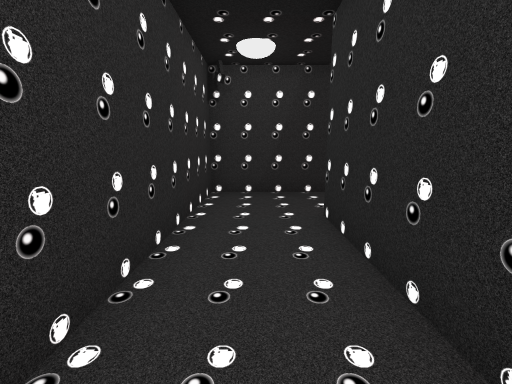
View 1 (above)

19 first-person views from a walk through a scene from a Unity 3-D project. The camera is 1.5 m above the floor, tilts 10° down and sees 90° across. The floor is counted in squares, 1 m on a side. Each view is taken from the middle of a square. On the plan, view 1 faces up. The plan holds only what a view shows up to about 13 squares ahead; the rest is blank. Door leaves are left out, so doorways stand open.

View 2
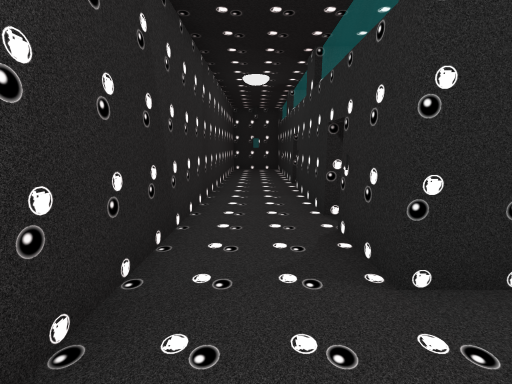

View 3
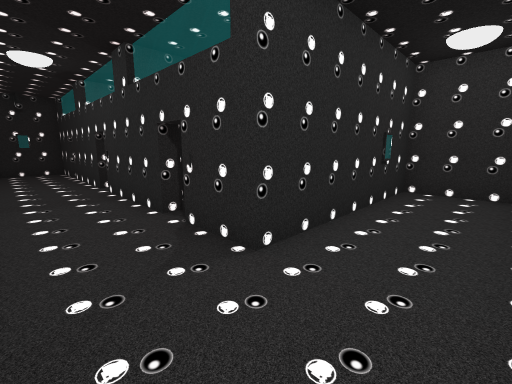

View 4
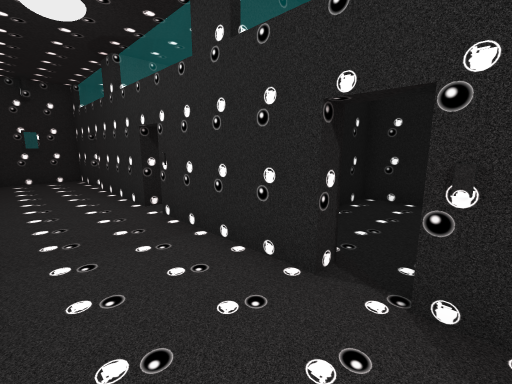

View 5
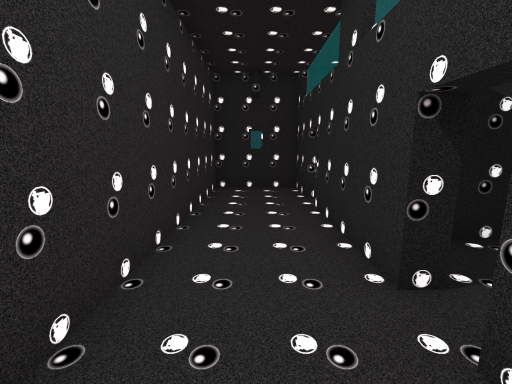

View 6
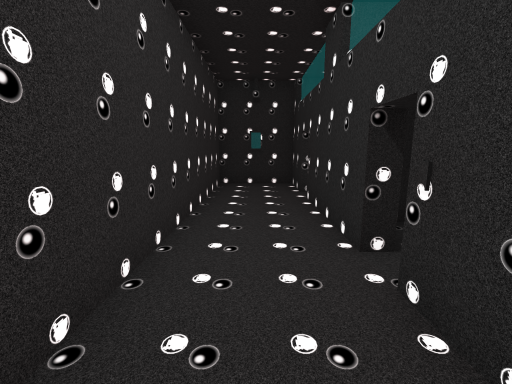

View 7
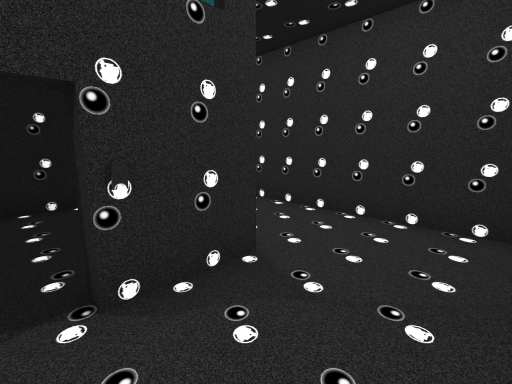

View 8
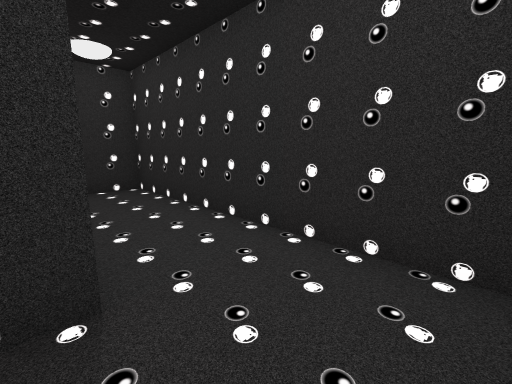

View 9
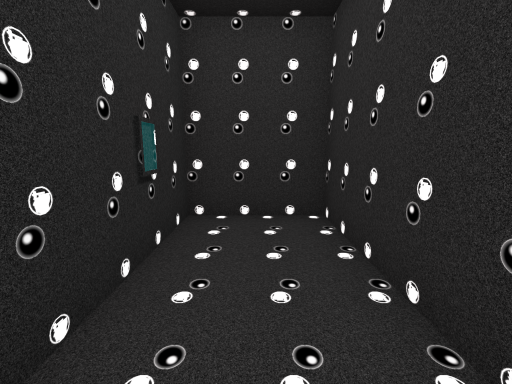

View 10
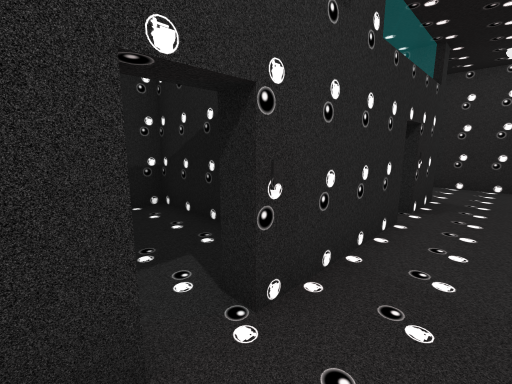

View 11
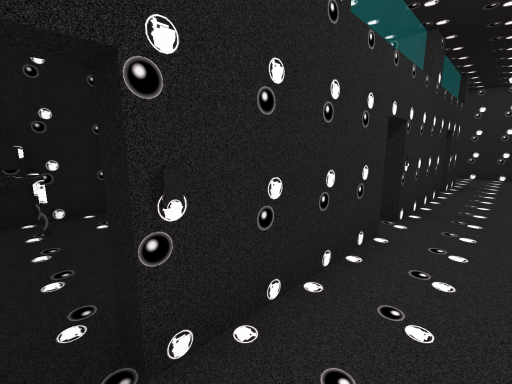

View 12
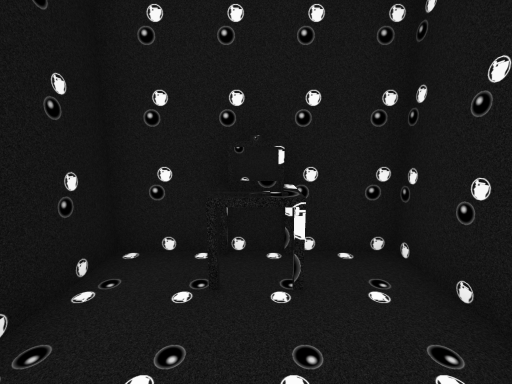

View 13
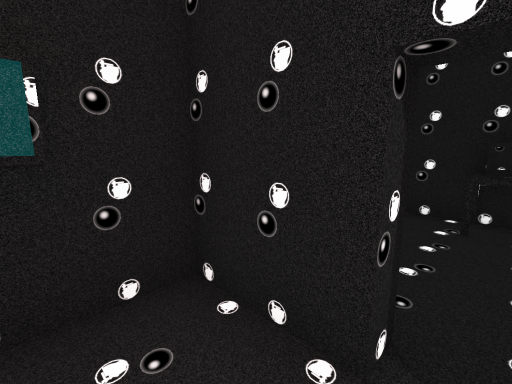

View 14
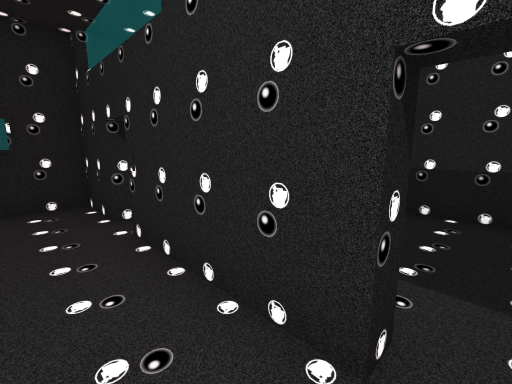

View 15
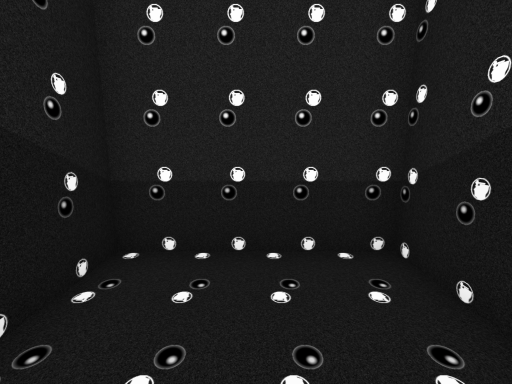

View 16
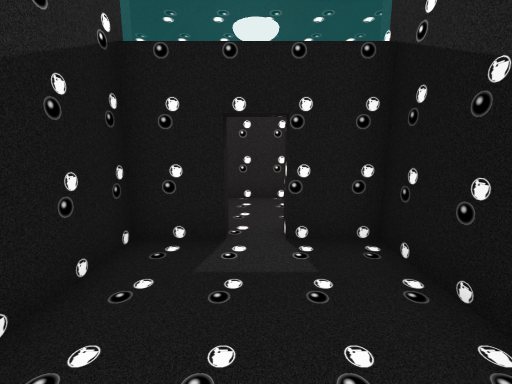

View 17
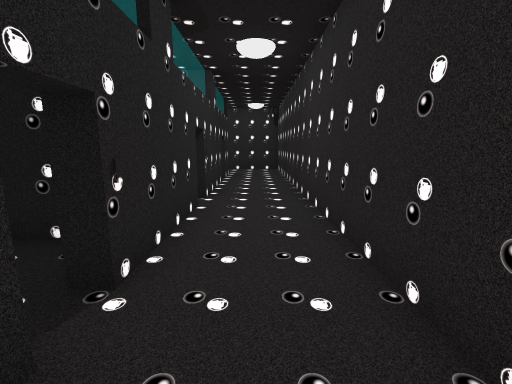

View 18
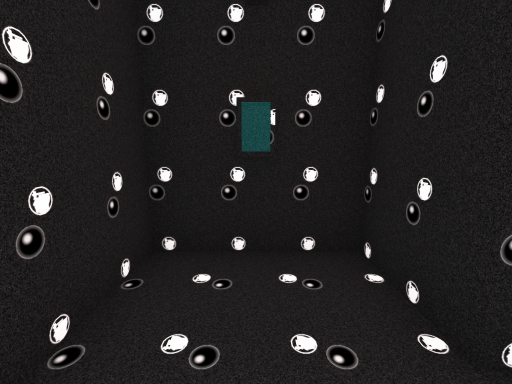

View 19
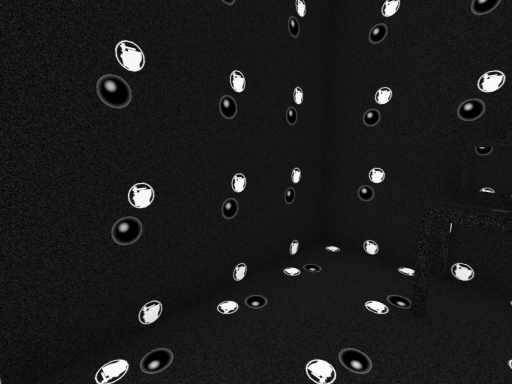

### Floor plan
Ten units are one square. View 1 is at (0, 0); x grows to the right and y downward. Boxes are objects, and circles mark ways between rooms. Rooms are numbered by the first view taken in them; rooms with no view inside come last. Other rooms are left out.
<svg viewBox="-20 -90 190 110">
<path fill="none" stroke="#000" d="M45 -55 85 -55M95 -55 135 -55M145 -55 165 -55 165 -85 -15 -85 -15 15 15 15 15 -55 35 -55M120 -39 120 -5 160 -5 160 -42M85 -50 70 -50 70 -5 110 -5 110 -50 95 -50M26 -5 60 -5 60 -20"/>
<rect x="135" y="-15" width="10" height="10" fill="#bbb"><title>computer</title></rect>
<circle cx="140" cy="-50" r="3" fill="#2a7"/>
<circle cx="90" cy="-50" r="3" fill="#2a7"/>
<circle cx="40" cy="-50" r="3" fill="#2a7"/>
<text x="50" y="-60">1</text>
<text x="140" y="-30">2</text>
<text x="90" y="-30">3</text>
<text x="40" y="-30">4</text>
</svg>
Room 1 opens to room 2. Room 1 opens to room 3. Room 1 opens to room 4.

Where each view was taken, in squares from view 1:
view 1: 0 up, 0 right, facing up
view 2: 7 up, 1 left, facing right
view 3: 8 up, 1 left, facing down-right
view 4: 8 up, 3 right, facing down-right
view 5: 7 up, 7 right, facing right
view 6: 7 up, 6 right, facing right
view 7: 8 up, 4 right, facing down-left
view 8: 8 up, 2 right, facing down-left
view 9: 4 up, 0 right, facing down
view 10: 7 up, 10 right, facing down-left
view 11: 7 up, 14 right, facing down-left
view 12: 4 up, 14 right, facing down
view 13: 7 up, 14 right, facing down-right
view 14: 7 up, 9 right, facing down-right
view 15: 4 up, 9 right, facing down
view 16: 1 up, 9 right, facing up
view 17: 7 up, 16 right, facing left
view 18: 7 up, 13 right, facing right
view 19: 4 up, 14 right, facing down-right
